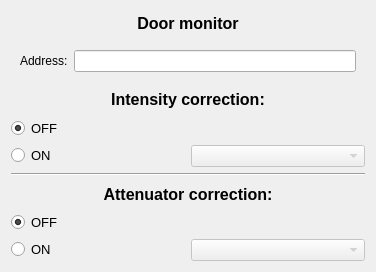
<?xml version="1.0" encoding="UTF-8"?>
<ui version="4.0">
 <class>P23ScanSetup</class>
 <widget class="QWidget" name="P23ScanSetup">
  <property name="geometry">
   <rect>
    <x>0</x>
    <y>0</y>
    <width>376</width>
    <height>272</height>
   </rect>
  </property>
  <property name="windowTitle">
   <string>Form</string>
  </property>
  <layout class="QGridLayout" name="gridLayout">
   <item row="1" column="0">
    <widget class="QFrame" name="gb_door">
     <layout class="QGridLayout" name="gridLayout_2">
      <item row="0" column="0">
       <widget class="QLabel" name="lb_door_address">
        <property name="text">
         <string>Address:</string>
        </property>
       </widget>
      </item>
      <item row="0" column="1">
       <widget class="QLineEdit" name="le_door_address"/>
      </item>
     </layout>
    </widget>
   </item>
   <item row="4" column="0">
    <layout class="QHBoxLayout" name="horizontalLayout_3">
     <item>
      <widget class="QRadioButton" name="rb_inten_on">
       <property name="font">
        <font>
         <pointsize>10</pointsize>
        </font>
       </property>
       <property name="text">
        <string>ON</string>
       </property>
       <attribute name="buttonGroup">
        <string notr="true">bg_intensity</string>
       </attribute>
      </widget>
     </item>
     <item>
      <widget class="QComboBox" name="cmb_intensity">
       <property name="enabled">
        <bool>false</bool>
       </property>
      </widget>
     </item>
    </layout>
   </item>
   <item row="5" column="0">
    <widget class="Line" name="line_2">
     <property name="orientation">
      <enum>Qt::Horizontal</enum>
     </property>
    </widget>
   </item>
   <item row="7" column="0">
    <widget class="QRadioButton" name="rb_atten_off">
     <property name="font">
      <font>
       <pointsize>10</pointsize>
      </font>
     </property>
     <property name="text">
      <string>OFF</string>
     </property>
     <property name="checked">
      <bool>true</bool>
     </property>
     <attribute name="buttonGroup">
      <string notr="true">bg_attenuator</string>
     </attribute>
    </widget>
   </item>
   <item row="2" column="0">
    <widget class="QLabel" name="label_2">
     <property name="font">
      <font>
       <pointsize>12</pointsize>
       <weight>75</weight>
       <bold>true</bold>
      </font>
     </property>
     <property name="text">
      <string>Intensity correction:</string>
     </property>
     <property name="alignment">
      <set>Qt::AlignCenter</set>
     </property>
    </widget>
   </item>
   <item row="8" column="0">
    <layout class="QHBoxLayout" name="horizontalLayout_6">
     <item>
      <widget class="QRadioButton" name="rb_atten_on">
       <property name="font">
        <font>
         <pointsize>10</pointsize>
        </font>
       </property>
       <property name="text">
        <string>ON</string>
       </property>
       <attribute name="buttonGroup">
        <string notr="true">bg_attenuator</string>
       </attribute>
      </widget>
     </item>
     <item>
      <widget class="QComboBox" name="cmb_attenuator">
       <property name="enabled">
        <bool>false</bool>
       </property>
      </widget>
     </item>
    </layout>
   </item>
   <item row="6" column="0">
    <widget class="QLabel" name="label_4">
     <property name="font">
      <font>
       <pointsize>12</pointsize>
       <weight>75</weight>
       <bold>true</bold>
      </font>
     </property>
     <property name="text">
      <string>Attenuator correction:</string>
     </property>
     <property name="alignment">
      <set>Qt::AlignCenter</set>
     </property>
    </widget>
   </item>
   <item row="3" column="0">
    <widget class="QRadioButton" name="rb_inten_off">
     <property name="font">
      <font>
       <pointsize>10</pointsize>
      </font>
     </property>
     <property name="text">
      <string>OFF</string>
     </property>
     <property name="checked">
      <bool>true</bool>
     </property>
     <attribute name="buttonGroup">
      <string notr="true">bg_intensity</string>
     </attribute>
    </widget>
   </item>
   <item row="0" column="0">
    <widget class="QLabel" name="label_3">
     <property name="font">
      <font>
       <pointsize>12</pointsize>
       <weight>75</weight>
       <bold>true</bold>
      </font>
     </property>
     <property name="text">
      <string>Door monitor</string>
     </property>
     <property name="alignment">
      <set>Qt::AlignCenter</set>
     </property>
    </widget>
   </item>
  </layout>
 </widget>
 <resources/>
 <connections/>
 <buttongroups>
  <buttongroup name="bg_ff_option"/>
  <buttongroup name="bg_intensity"/>
  <buttongroup name="bg_fill_option"/>
  <buttongroup name="bg_mask_option"/>
  <buttongroup name="bg_attenuator"/>
 </buttongroups>
</ui>
